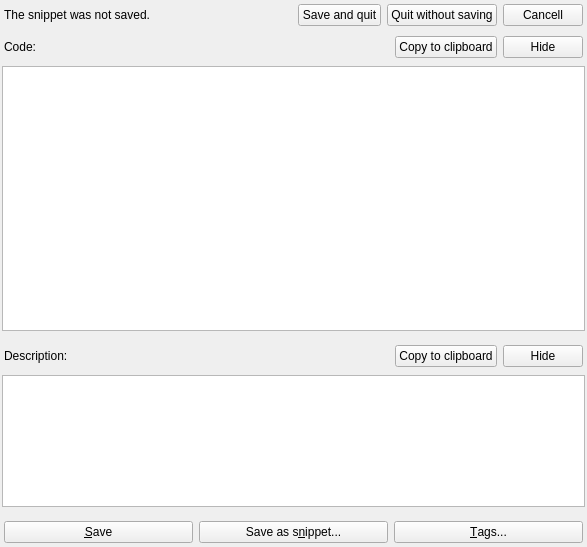
<?xml version="1.0" encoding="UTF-8"?>
<ui version="4.0">
 <class>TabWidget</class>
 <widget class="QWidget" name="TabWidget">
  <property name="geometry">
   <rect>
    <x>0</x>
    <y>0</y>
    <width>587</width>
    <height>547</height>
   </rect>
  </property>
  <property name="windowTitle">
   <string>Form</string>
  </property>
  <layout class="QVBoxLayout" name="verticalLayout">
   <property name="margin">
    <number>2</number>
   </property>
   <item>
    <widget class="QWidget" name="questionWidget" native="true">
     <layout class="QHBoxLayout" name="horizontalLayout">
      <property name="margin">
       <number>2</number>
      </property>
      <item>
       <widget class="QLabel" name="label">
        <property name="text">
         <string>The snippet was not saved.</string>
        </property>
        <property name="wordWrap">
         <bool>false</bool>
        </property>
       </widget>
      </item>
      <item>
       <spacer name="horizontalSpacer">
        <property name="orientation">
         <enum>Qt::Horizontal</enum>
        </property>
        <property name="sizeHint" stdset="0">
         <size>
          <width>40</width>
          <height>20</height>
         </size>
        </property>
       </spacer>
      </item>
      <item>
       <widget class="QPushButton" name="pushButton_3">
        <property name="text">
         <string>Save and quit</string>
        </property>
       </widget>
      </item>
      <item>
       <widget class="QPushButton" name="pushButton">
        <property name="text">
         <string>Quit without saving</string>
        </property>
       </widget>
      </item>
      <item>
       <widget class="QPushButton" name="pushButton_2">
        <property name="text">
         <string>Cancell</string>
        </property>
       </widget>
      </item>
     </layout>
    </widget>
   </item>
   <item>
    <layout class="QHBoxLayout" name="horizontalLayout_4">
     <property name="margin">
      <number>2</number>
     </property>
     <item>
      <widget class="QLabel" name="label_2">
       <property name="text">
        <string>Code:</string>
       </property>
      </widget>
     </item>
     <item>
      <spacer name="horizontalSpacer_3">
       <property name="orientation">
        <enum>Qt::Horizontal</enum>
       </property>
       <property name="sizeHint" stdset="0">
        <size>
         <width>40</width>
         <height>20</height>
        </size>
       </property>
      </spacer>
     </item>
     <item>
      <widget class="QPushButton" name="pushButton_4">
       <property name="text">
        <string>Copy to clipboard</string>
       </property>
      </widget>
     </item>
     <item>
      <widget class="QPushButton" name="hideCodeButton">
       <property name="text">
        <string>Hide</string>
       </property>
      </widget>
     </item>
    </layout>
   </item>
   <item>
    <widget class="QTextEdit" name="codeTextEdit">
     <property name="sizePolicy">
      <sizepolicy hsizetype="Expanding" vsizetype="Expanding">
       <horstretch>0</horstretch>
       <verstretch>2</verstretch>
      </sizepolicy>
     </property>
    </widget>
   </item>
   <item>
    <widget class="FindReplaceWidget" name="codeFindWidget" native="true"/>
   </item>
   <item>
    <layout class="QHBoxLayout" name="horizontalLayout_5">
     <property name="margin">
      <number>2</number>
     </property>
     <item>
      <widget class="QLabel" name="label_3">
       <property name="text">
        <string>Description:</string>
       </property>
      </widget>
     </item>
     <item>
      <spacer name="horizontalSpacer_2">
       <property name="orientation">
        <enum>Qt::Horizontal</enum>
       </property>
       <property name="sizeHint" stdset="0">
        <size>
         <width>40</width>
         <height>20</height>
        </size>
       </property>
      </spacer>
     </item>
     <item>
      <widget class="QPushButton" name="pushButton_6">
       <property name="text">
        <string>Copy to clipboard</string>
       </property>
      </widget>
     </item>
     <item>
      <widget class="QPushButton" name="hideDescButton">
       <property name="text">
        <string>Hide</string>
       </property>
      </widget>
     </item>
    </layout>
   </item>
   <item>
    <widget class="QTextEdit" name="descTextEdit">
     <property name="sizePolicy">
      <sizepolicy hsizetype="Expanding" vsizetype="Expanding">
       <horstretch>0</horstretch>
       <verstretch>1</verstretch>
      </sizepolicy>
     </property>
    </widget>
   </item>
   <item>
    <widget class="FindReplaceWidget" name="descFindWidget" native="true"/>
   </item>
   <item>
    <widget class="QWidget" name="widget" native="true">
     <layout class="QHBoxLayout" name="horizontalLayout_2">
      <property name="margin">
       <number>2</number>
      </property>
      <item>
       <widget class="QPushButton" name="saveButton">
        <property name="text">
         <string>&amp;Save</string>
        </property>
       </widget>
      </item>
      <item>
       <widget class="QPushButton" name="saveAsSnippetButton">
        <property name="text">
         <string>Save as s&amp;nippet...</string>
        </property>
       </widget>
      </item>
      <item>
       <widget class="QPushButton" name="tagsButton">
        <property name="text">
         <string>&amp;Tags...</string>
        </property>
       </widget>
      </item>
     </layout>
    </widget>
   </item>
  </layout>
  <action name="actionClose_tab">
   <property name="text">
    <string>Close tab</string>
   </property>
   <property name="shortcut">
    <string>Ctrl+W</string>
   </property>
  </action>
 </widget>
 <customwidgets>
  <customwidget>
   <class>FindReplaceWidget</class>
   <extends>QWidget</extends>
   <header>findreplacewidget.h</header>
   <container>1</container>
  </customwidget>
 </customwidgets>
 <tabstops>
  <tabstop>codeTextEdit</tabstop>
  <tabstop>pushButton_4</tabstop>
  <tabstop>hideCodeButton</tabstop>
  <tabstop>descTextEdit</tabstop>
  <tabstop>pushButton_6</tabstop>
  <tabstop>hideDescButton</tabstop>
  <tabstop>saveButton</tabstop>
  <tabstop>saveAsSnippetButton</tabstop>
  <tabstop>tagsButton</tabstop>
  <tabstop>pushButton_3</tabstop>
  <tabstop>pushButton</tabstop>
  <tabstop>pushButton_2</tabstop>
 </tabstops>
 <resources/>
 <connections/>
</ui>
